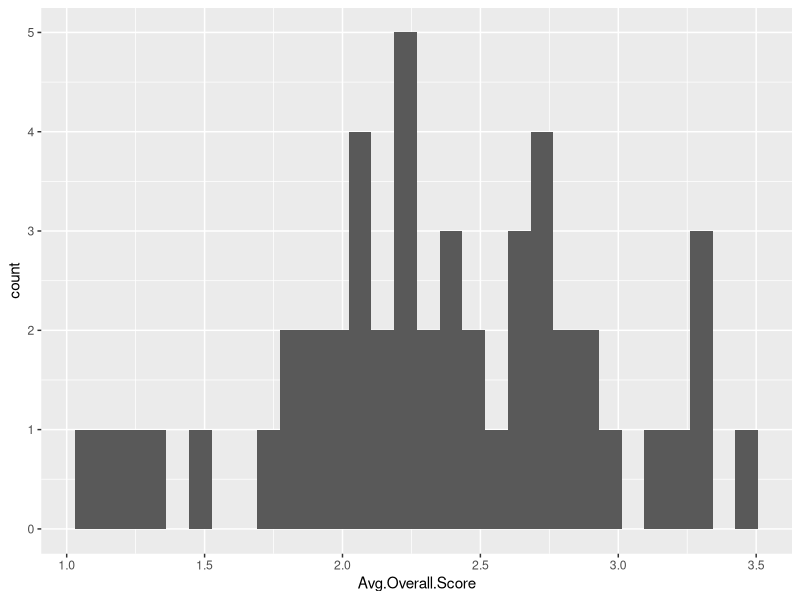
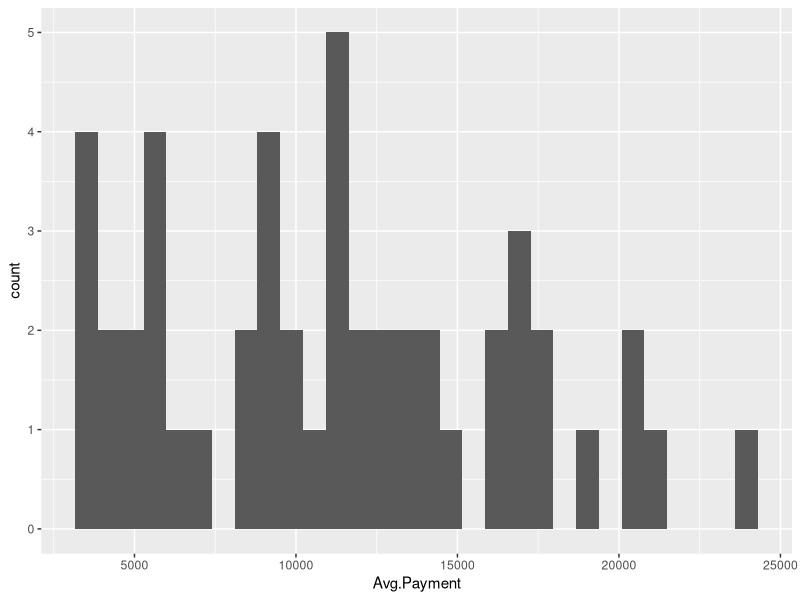

Generate these figures, in order, with R: (Note: this script raises an error after producing the figures.)
## ---- chunk 1
knitr::opts_chunk$set(echo = TRUE)
## ---- chunk 2
library(ggplot2)
library(dplyr)
library(tidyr)
## ---- chunk 3
full_data <- read.csv("Data_concise/mmcavoy_data.csv")
## ---- chunk 4
str(full_data)
## ---- chunk 5
ggplot(data=full_data) + geom_histogram(aes(x=Avg.Overall.Score))
ggplot(data=full_data) + geom_histogram(aes(x=Avg.Payment))
ggplot(data=full_data) + geom_histogram(aes(x=avg_score))
ggplot(data=full_data) + geom_histogram(aes(x=Ques.Std.Score))
ggplot(data=full_data) + geom_histogram(aes(x=Timely.Std.Score))
ggplot(data=full_data) + geom_histogram(aes(x=Compl.Ratio.Same))
ggplot(data=full_data) + geom_histogram(aes(x=Compl.Ratio.Better))
ggplot(data=full_data) + geom_histogram(aes(x=Death.Ratio.Same))
ggplot(data=full_data) + geom_histogram(aes(x=Death.Ratio.Better))
## ---- chunk 6
ggplot(data=full_data, aes(y=Avg.Overall.Score)) + geom_smooth(aes(x=Avg.Payment))
ggplot(data=full_data, aes(y=Avg.Overall.Score)) + geom_smooth(aes(x=Ques.Avg.Score))
ggplot(data=full_data, aes(y=Avg.Overall.Score)) + geom_smooth(aes(x=Ques.Std.Score))
ggplot(data=full_data, aes(y=Avg.Overall.Score)) + geom_smooth(aes(x=Timely.Std.Score))
ggplot(data=full_data, aes(y=Avg.Overall.Score)) + geom_smooth(aes(x=Compl.Ratio.Same))
ggplot(data=full_data, aes(y=Avg.Overall.Score)) + geom_smooth(aes(x=Compl.Ratio.Better))
ggplot(data=full_data, aes(y=Avg.Overall.Score)) + geom_smooth(aes(x=Death.Ratio.Same)) #strongest
ggplot(data=full_data, aes(y=Avg.Overall.Score)) + geom_smooth(aes(x=Death.Ratio.Better))
